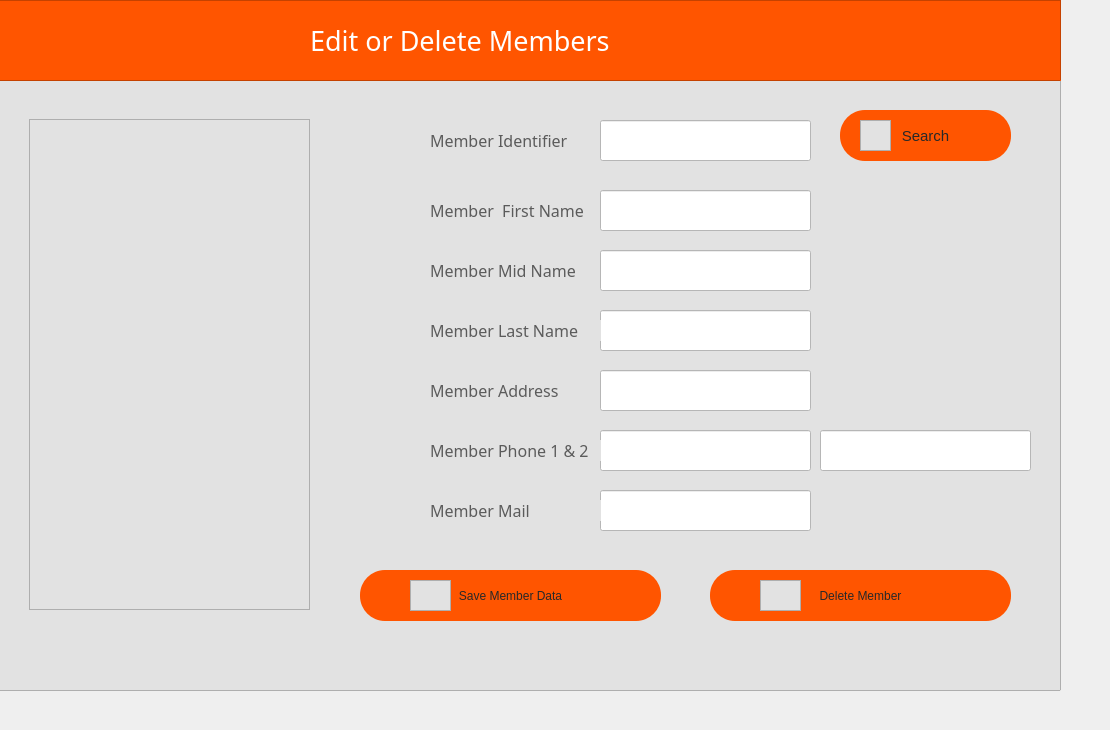
      <widget class="QWidget" name="tab_16">
       <attribute name="icon">
        <iconset resource="icons.qrc">
         <normaloff>:/newPrefix/icons/edit.png</normaloff>:/newPrefix/icons/edit.png</iconset>
       </attribute>
       <attribute name="title">
        <string>Edit or Delete</string>
       </attribute>
       <widget class="QFrame" name="frame_34">
        <property name="geometry">
         <rect>
          <x>-30</x>
          <y>0</y>
          <width>1091</width>
          <height>81</height>
         </rect>
        </property>
        <property name="styleSheet">
         <string notr="true">background-color: rgb(255, 85, 0);</string>
        </property>
        <property name="frameShape">
         <enum>QFrame::StyledPanel</enum>
        </property>
        <property name="frameShadow">
         <enum>QFrame::Raised</enum>
        </property>
        <widget class="QLabel" name="label_30">
         <property name="geometry">
          <rect>
           <x>340</x>
           <y>20</y>
           <width>511</width>
           <height>41</height>
          </rect>
         </property>
         <property name="font">
          <font>
           <family>hooge 05_55</family>
           <pointsize>20</pointsize>
          </font>
         </property>
         <property name="styleSheet">
          <string notr="true">color: rgb(255, 255, 255);</string>
         </property>
         <property name="text">
          <string>Edit or Delete Members</string>
         </property>
        </widget>
       </widget>
       <widget class="QFrame" name="frame_35">
        <property name="geometry">
         <rect>
          <x>-40</x>
          <y>-30</y>
          <width>1101</width>
          <height>721</height>
         </rect>
        </property>
        <property name="styleSheet">
         <string notr="true">background-color: rgb(226, 226, 226);</string>
        </property>
        <property name="frameShape">
         <enum>QFrame::StyledPanel</enum>
        </property>
        <property name="frameShadow">
         <enum>QFrame::Raised</enum>
        </property>
        <widget class="QFrame" name="frame_36">
         <property name="geometry">
          <rect>
           <x>69</x>
           <y>149</y>
           <width>281</width>
           <height>491</height>
          </rect>
         </property>
         <property name="styleSheet">
          <string notr="true">image: url(:/newPrefix/icons/cliennnt.png);</string>
         </property>
         <property name="frameShape">
          <enum>QFrame::StyledPanel</enum>
         </property>
         <property name="frameShadow">
          <enum>QFrame::Raised</enum>
         </property>
        </widget>
        <widget class="QLabel" name="label_70">
         <property name="geometry">
          <rect>
           <x>470</x>
           <y>160</y>
           <width>171</width>
           <height>21</height>
          </rect>
         </property>
         <property name="font">
          <font>
           <family>Impact</family>
           <pointsize>12</pointsize>
          </font>
         </property>
         <property name="styleSheet">
          <string notr="true">color: rgb(91, 91, 91);</string>
         </property>
         <property name="text">
          <string>Member Identifier</string>
         </property>
        </widget>
        <widget class="QLineEdit" name="mem_srchid">
         <property name="geometry">
          <rect>
           <x>640</x>
           <y>150</y>
           <width>211</width>
           <height>41</height>
          </rect>
         </property>
         <property name="styleSheet">
          <string notr="true">background-color: rgb(255, 255, 255);</string>
         </property>
         <property name="text">
          <string/>
         </property>
         <property name="placeholderText">
          <string/>
         </property>
        </widget>
        <widget class="QPushButton" name="memedit_Button">
         <property name="geometry">
          <rect>
           <x>880</x>
           <y>140</y>
           <width>171</width>
           <height>51</height>
          </rect>
         </property>
         <property name="font">
          <font>
           <pointsize>11</pointsize>
          </font>
         </property>
         <property name="styleSheet">
          <string notr="true">QPushButton {
color: rgb(40, 40, 40);
  border-radius: 25px;
	background-color: rgb(255, 85, 0);
}

QPushButton:hover {
background-color: rgb(123, 123, 255);

background-color: rgb(123, 123, 255);

}
</string>
         </property>
         <property name="text">
          <string>Search</string>
         </property>
        </widget>
        <widget class="QFrame" name="frame_37">
         <property name="geometry">
          <rect>
           <x>900</x>
           <y>150</y>
           <width>31</width>
           <height>31</height>
          </rect>
         </property>
         <property name="styleSheet">
          <string notr="true">background-color: rgb(255, 85, 0 / 0%);
image: url(:/newPrefix/icons/search.png);</string>
         </property>
         <property name="frameShape">
          <enum>QFrame::StyledPanel</enum>
         </property>
         <property name="frameShadow">
          <enum>QFrame::Raised</enum>
         </property>
        </widget>
        <widget class="QLabel" name="label_72">
         <property name="geometry">
          <rect>
           <x>470</x>
           <y>230</y>
           <width>171</width>
           <height>21</height>
          </rect>
         </property>
         <property name="font">
          <font>
           <family>Impact</family>
           <pointsize>12</pointsize>
          </font>
         </property>
         <property name="styleSheet">
          <string notr="true">color: rgb(91, 91, 91);</string>
         </property>
         <property name="text">
          <string>Member  First Name</string>
         </property>
        </widget>
        <widget class="QLineEdit" name="mem_fnameedit">
         <property name="geometry">
          <rect>
           <x>640</x>
           <y>220</y>
           <width>211</width>
           <height>41</height>
          </rect>
         </property>
         <property name="styleSheet">
          <string notr="true">background-color: rgb(255, 255, 255);</string>
         </property>
         <property name="text">
          <string/>
         </property>
         <property name="placeholderText">
          <string/>
         </property>
        </widget>
        <widget class="QLabel" name="label_73">
         <property name="geometry">
          <rect>
           <x>470</x>
           <y>290</y>
           <width>171</width>
           <height>21</height>
          </rect>
         </property>
         <property name="font">
          <font>
           <family>Impact</family>
           <pointsize>12</pointsize>
          </font>
         </property>
         <property name="styleSheet">
          <string notr="true">color: rgb(91, 91, 91);</string>
         </property>
         <property name="text">
          <string>Member Mid Name</string>
         </property>
        </widget>
        <widget class="QLineEdit" name="mem_mname_edit">
         <property name="geometry">
          <rect>
           <x>640</x>
           <y>280</y>
           <width>211</width>
           <height>41</height>
          </rect>
         </property>
         <property name="styleSheet">
          <string notr="true">background-color: rgb(255, 255, 255);</string>
         </property>
         <property name="text">
          <string/>
         </property>
         <property name="placeholderText">
          <string/>
         </property>
        </widget>
        <widget class="QLabel" name="label_74">
         <property name="geometry">
          <rect>
           <x>470</x>
           <y>410</y>
           <width>171</width>
           <height>21</height>
          </rect>
         </property>
         <property name="font">
          <font>
           <family>Impact</family>
           <pointsize>12</pointsize>
          </font>
         </property>
         <property name="styleSheet">
          <string notr="true">color: rgb(91, 91, 91);</string>
         </property>
         <property name="text">
          <string>Member Address</string>
         </property>
        </widget>
        <widget class="QLineEdit" name="mem_addr_edit">
         <property name="geometry">
          <rect>
           <x>640</x>
           <y>400</y>
           <width>211</width>
           <height>41</height>
          </rect>
         </property>
         <property name="styleSheet">
          <string notr="true">background-color: rgb(255, 255, 255);</string>
         </property>
         <property name="text">
          <string/>
         </property>
         <property name="placeholderText">
          <string/>
         </property>
        </widget>
        <widget class="QFrame" name="frame_40">
         <property name="geometry">
          <rect>
           <x>800</x>
           <y>610</y>
           <width>41</width>
           <height>31</height>
          </rect>
         </property>
         <property name="styleSheet">
          <string notr="true">background-color: rgb(255, 85, 0 / 0%);
image: url(:/newPrefix/icons/delete.png);</string>
         </property>
         <property name="frameShape">
          <enum>QFrame::StyledPanel</enum>
         </property>
         <property name="frameShadow">
          <enum>QFrame::Raised</enum>
         </property>
        </widget>
        <widget class="QPushButton" name="del_mem_Button">
         <property name="geometry">
          <rect>
           <x>750</x>
           <y>600</y>
           <width>301</width>
           <height>51</height>
          </rect>
         </property>
         <property name="font">
          <font>
           <pointsize>9</pointsize>
          </font>
         </property>
         <property name="styleSheet">
          <string notr="true">QPushButton {
color: rgb(40, 40, 40);
  border-radius: 25px;
	background-color: rgb(255, 85, 0);
}

QPushButton:hover {

background-color: rgb(255, 85, 0);
background-color: rgb(123, 123, 255);

}
</string>
         </property>
         <property name="text">
          <string>Delete Member</string>
         </property>
        </widget>
        <widget class="QPushButton" name="save_mem_Button">
         <property name="geometry">
          <rect>
           <x>400</x>
           <y>600</y>
           <width>301</width>
           <height>51</height>
          </rect>
         </property>
         <property name="font">
          <font>
           <pointsize>9</pointsize>
          </font>
         </property>
         <property name="styleSheet">
          <string notr="true">QPushButton {
color: rgb(40, 40, 40);
  border-radius: 25px;
	background-color: rgb(255, 85, 0);
}

QPushButton:hover {

background-color: rgb(255, 85, 0);
background-color: rgb(123, 123, 255);

}
</string>
         </property>
         <property name="text">
          <string>Save Member Data</string>
         </property>
        </widget>
        <widget class="QFrame" name="frame_39">
         <property name="geometry">
          <rect>
           <x>450</x>
           <y>610</y>
           <width>41</width>
           <height>31</height>
          </rect>
         </property>
         <property name="styleSheet">
          <string notr="true">background-color: rgb(255, 85, 0 / 0%);
image: url(:/newPrefix/icons/edit.png);</string>
         </property>
         <property name="frameShape">
          <enum>QFrame::StyledPanel</enum>
         </property>
         <property name="frameShadow">
          <enum>QFrame::Raised</enum>
         </property>
        </widget>
        <widget class="QLineEdit" name="mem_lname_edit">
         <property name="geometry">
          <rect>
           <x>640</x>
           <y>340</y>
           <width>211</width>
           <height>41</height>
          </rect>
         </property>
         <property name="styleSheet">
          <string notr="true">background-color: rgb(255, 255, 255);</string>
         </property>
         <property name="text">
          <string/>
         </property>
         <property name="placeholderText">
          <string/>
         </property>
        </widget>
        <widget class="QLabel" name="label_75">
         <property name="geometry">
          <rect>
           <x>470</x>
           <y>350</y>
           <width>171</width>
           <height>21</height>
          </rect>
         </property>
         <property name="font">
          <font>
           <family>Impact</family>
           <pointsize>12</pointsize>
          </font>
         </property>
         <property name="styleSheet">
          <string notr="true">color: rgb(91, 91, 91);</string>
         </property>
         <property name="text">
          <string>Member Last Name</string>
         </property>
        </widget>
        <widget class="QLineEdit" name="mem_ph_edit">
         <property name="geometry">
          <rect>
           <x>640</x>
           <y>460</y>
           <width>211</width>
           <height>41</height>
          </rect>
         </property>
         <property name="styleSheet">
          <string notr="true">background-color: rgb(255, 255, 255);</string>
         </property>
         <property name="text">
          <string/>
         </property>
         <property name="placeholderText">
          <string/>
         </property>
        </widget>
        <widget class="QLabel" name="label_123">
         <property name="geometry">
          <rect>
           <x>470</x>
           <y>470</y>
           <width>171</width>
           <height>21</height>
          </rect>
         </property>
         <property name="font">
          <font>
           <family>Impact</family>
           <pointsize>12</pointsize>
          </font>
         </property>
         <property name="styleSheet">
          <string notr="true">color: rgb(91, 91, 91);</string>
         </property>
         <property name="text">
          <string>Member Phone 1 &amp; 2</string>
         </property>
        </widget>
        <widget class="QLineEdit" name="mem_mail_edit">
         <property name="geometry">
          <rect>
           <x>640</x>
           <y>520</y>
           <width>211</width>
           <height>41</height>
          </rect>
         </property>
         <property name="styleSheet">
          <string notr="true">background-color: rgb(255, 255, 255);</string>
         </property>
         <property name="text">
          <string/>
         </property>
         <property name="placeholderText">
          <string/>
         </property>
        </widget>
        <widget class="QLabel" name="label_124">
         <property name="geometry">
          <rect>
           <x>470</x>
           <y>530</y>
           <width>171</width>
           <height>21</height>
          </rect>
         </property>
         <property name="font">
          <font>
           <family>Impact</family>
           <pointsize>12</pointsize>
          </font>
         </property>
         <property name="styleSheet">
          <string notr="true">color: rgb(91, 91, 91);</string>
         </property>
         <property name="text">
          <string>Member Mail</string>
         </property>
        </widget>
        <widget class="QLineEdit" name="mem_ph2_edit">
         <property name="geometry">
          <rect>
           <x>860</x>
           <y>460</y>
           <width>211</width>
           <height>41</height>
          </rect>
         </property>
         <property name="styleSheet">
          <string notr="true">background-color: rgb(255, 255, 255);</string>
         </property>
         <property name="text">
          <string/>
         </property>
         <property name="placeholderText">
          <string/>
         </property>
        </widget>
        <zorder>frame_36</zorder>
        <zorder>label_70</zorder>
        <zorder>mem_srchid</zorder>
        <zorder>memedit_Button</zorder>
        <zorder>frame_37</zorder>
        <zorder>label_72</zorder>
        <zorder>mem_fnameedit</zorder>
        <zorder>label_73</zorder>
        <zorder>mem_mname_edit</zorder>
        <zorder>label_74</zorder>
        <zorder>mem_addr_edit</zorder>
        <zorder>del_mem_Button</zorder>
        <zorder>frame_40</zorder>
        <zorder>save_mem_Button</zorder>
        <zorder>frame_39</zorder>
        <zorder>mem_lname_edit</zorder>
        <zorder>label_75</zorder>
        <zorder>mem_ph_edit</zorder>
        <zorder>label_123</zorder>
        <zorder>mem_mail_edit</zorder>
        <zorder>label_124</zorder>
        <zorder>mem_ph2_edit</zorder>
       </widget>
       <zorder>frame_35</zorder>
       <zorder>frame_34</zorder>
      </widget>
